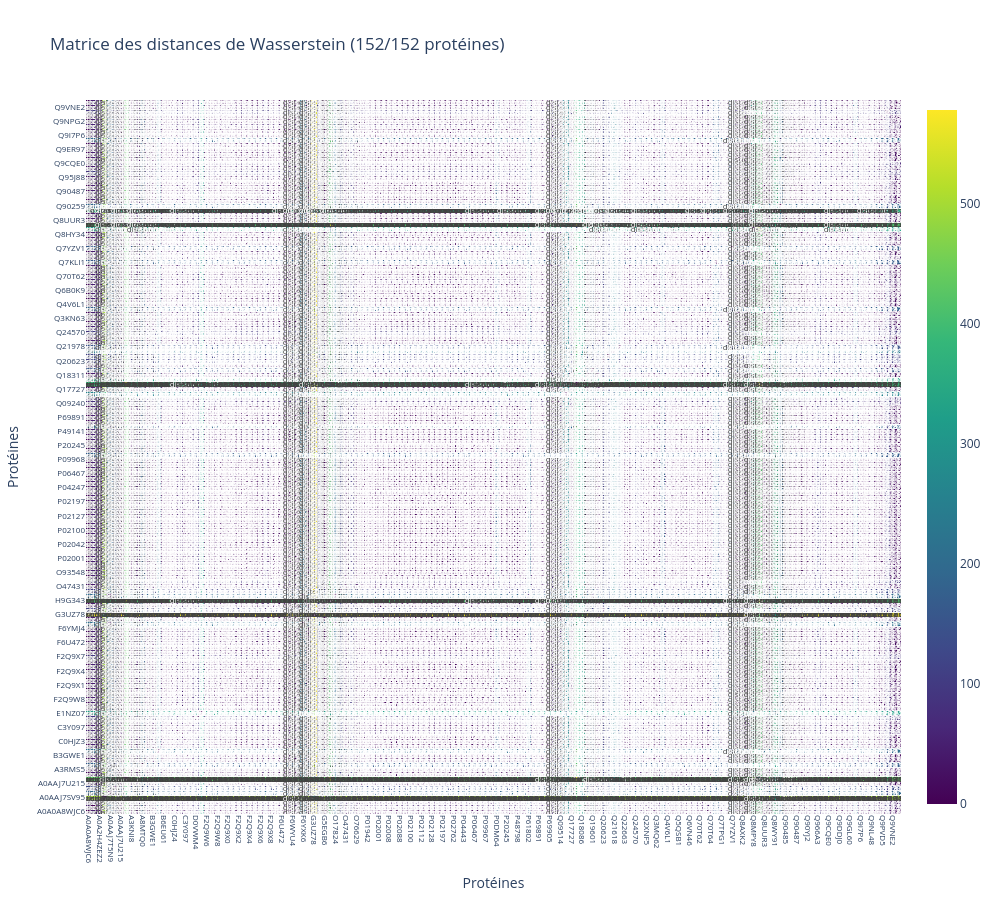

Notebook code for this chart:
### Code cell
afficher_matrice_interactive(matrice, codes, 153)

### Figure 1 — Plotly figure (JSON) as saved in the notebook; plotly's stock layout.template omitted (floating-point values rounded to 4 significant figures; data arrays with more than 128 entries replaced by an {"elided": "..."} marker saying what was removed)
{"data": [{"colorscale": [[0, "#440154"], [0.1111, "#482878"], [0.2222, "#3e4989"], [0.3333, "#31688e"], [0.4444, "#26828e"], [0.5556, "#1f9e89"], [0.6667, "#35b779"], [0.7778, "#6ece58"], [0.8889, "#b5de2b"], [1, "#fde725"]], "hoverongaps": false, "text": {"elided": "152x152 str values"}, "textfont": {"size": 8}, "texttemplate": "%{text}", "type": "heatmap", "x": {"elided": "152 str values"}, "y": {"elided": "152 str values"}, "z": {"elided": "152x152 float values"}, "zmax": 578.5, "zmin": 0}], "layout": {"height": 900, "title": {"text": "Matrice des distances de Wasserstein (152/152 protéines)"}, "width": 1000, "xaxis": {"tickangle": 90, "tickfont": {"size": 8}, "title": {"text": "Protéines"}}, "yaxis": {"tickfont": {"size": 8}, "title": {"text": "Protéines"}}}}
